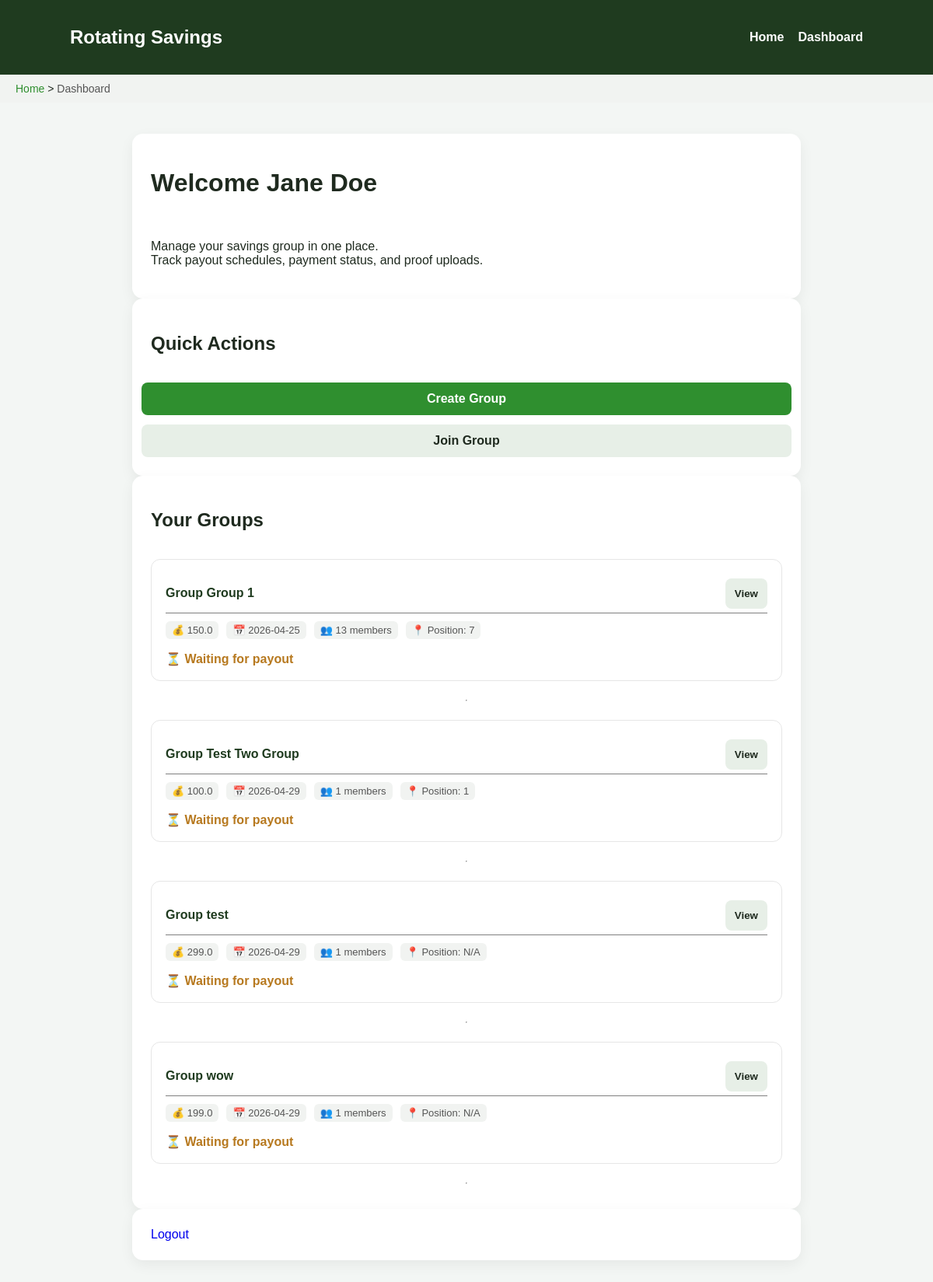
The page /dashboard (signed in) on the database its author committed.
### app/models.py (models this page shows, shortened)
class User(UserMixin, db.Model):
    id = db.Column(db.Integer, primary_key=True)
    full_name = db.Column(db.String(100), nullable=False)
    email = db.Column(db.String(120), unique=True, nullable=False)
    password_hash = db.Column(db.String(255), nullable=False)
    created_at = db.Column(db.DateTime, default=datetime.utcnow)     # Timestamp for account creation
    groups = db.relationship('GroupMember', back_populates='user')
    payments_made = db.relationship('Payment', foreign_keys='Payment.payer_id', backref='payer')
    payouts_received = db.relationship('PayoutSchedule', foreign_keys='PayoutSchedule.recipient_id',
                                       backref='recipient')
    reliability_score =db.Column(db.Float, default=1.0)

class GroupMember(db.Model):
    __table_args__ = (
        db.UniqueConstraint('user_id', 'group_id', name='unique_user_group'),
    )
    id = db.Column(db.Integer, primary_key=True)
    user_id = db.Column(db.Integer, db.ForeignKey('user.id'), nullable=False)
    group_id = db.Column(db.Integer, db.ForeignKey('group.id'), nullable=False)
    payout_position = db.Column(db.Integer)     # Order in which user receives payout (assigned randomly)
    has_received = db.Column(db.Boolean, default=False)      # Tracks whether user already received their payout
    user = db.relationship('User', back_populates='groups')
    group = db.relationship('Group', back_populates='members')

class Group(db.Model):
    id = db.Column(db.Integer, primary_key=True)
    name = db.Column(db.String(100), nullable=False)
    contribution_amount = db.Column(db.Float, nullable=False)      # Amount each member contributes per cycle
    payout_frequency_days = db.Column(db.Integer, default=14) # defines payout cycle frequency
    created_at = db.Column(db.DateTime, default=datetime.utcnow)
    owner_id = db.Column(db.Integer, db.ForeignKey('user.id'), nullable=False)
    members = db.relationship('GroupMember', back_populates='group', cascade="all, delete-orphan")      # All members in this group via GroupMember table
    payouts = db.relationship('PayoutSchedule', backref='group', lazy=True, cascade="all, delete-orphan")     # Payout schedule entries for this group

### app/routes.py (the view)
@main.route('/dashboard')
@login_required
def dashboard():
    memberships = list(current_user.groups)  # already gives GroupMember objects
    breadcrumbs = [
        {"label": "Home", "url": url_for('main.home')},
        {"label": "Dashboard", "url": None}
    ]
    return render_template('dashboard.html', memberships=memberships,
                           breadcrumb=breadcrumbs
                           )

### app/models.py (called while the page is built)
@login.user_loader
def load_user(user_id):
    return User.query.get(int(user_id))

### app/templates/dashboard.html (shortened to what this page needs)
{% extends "base.html" %}
{% block content %}
<div class="card">
    <h1>Welcome {{ current_user.full_name }}</h1>
    <p>
        Manage your savings group in one place.<br>
        Track payout schedules, payment status, and proof uploads.
    </p>
</div>
<div class="dashboard-actions card">
    <h2>Quick Actions</h2>
        <div class="button-column">
    <a href="{{ url_for('main.create_group') }}" class="btn btn-primary btn-full">
        Create Group
    </a>
    <a href="{{ url_for('main.groups') }}" class="btn btn-secondary btn-full">
        Join Group
    </a>
</div>
</div>
<div class="user-groups card">
    <h2>Your Groups</h2>
    {% if memberships %}
        {% for membership in memberships %}
            <div id="group-{{ membership.group.id }}" class="group-card">
                    <div class="group-header">
                        <h3 class="group-title">Group {{ membership.group.name }}</h3>
                        <button class="btn btn-secondary" onclick="openModal({{ membership.group.id }})">
                            View
                        </button>
                    </div>
                    <div class="group-meta">
                        <div class="meta-item">
                            💰 {{ membership.group.contribution_amount }}
                        </div>
                        <div class="meta-item">
                            📅 {{ membership.group.created_at.strftime('%Y-%m-%d') }}
                        </div>
                        <div class="meta-item">
                            👥 {{ membership.group.members|length }} members
                        </div>
                        <div class="meta-item">
                            📍 Position: {{ membership.payout_position if membership.payout_position else "N/A" }}
                        </div>
                    </div>
                    <div class="status {% if membership.has_received %}done{% else %}waiting{% endif %}">
                        {% if membership.has_received %}
                            ✔ Received payout
                        {% else %}
                            ⏳ Waiting for payout
                        {% endif %}
                    </div>
            </div>
            <hr>
        {% endfor %}
    {% else %}
        <p>You are not in any groups yet.</p>
    {% endif %}
</div>
<div class="logout card">
    <a href="{{ url_for('main.logout') }}" class="buttons">Logout</a>
</div>
{% endblock %}

### app/static/style.css (style rules this page uses)
* { text-decoration: none; }
body { font-family: Arial, sans-serif; margin: 0; background: #f3f6f4; color: #1f2a1f; }
.dashboard-actions { display: flex; flex-direction: column; justify-content: normal; gap: 12px; }
.user-groups { display: flex; flex-direction: column; gap: 12px; }
.card, .form-card, .modal-content { display: flex; flex-direction: column; gap: 16px; background: white; padding: 24px; border-radius: 14px; box-shadow: 0 6px 18px rgba(0,0,0,0.06); width: 70%; }
.group-card { display: flex; flex-direction: column; gap: 10px; padding: 18px; border-radius: 12px; background: white; border: 1px solid #e6e6e6; transition: 0.2s ease; }
.group-header { display: flex; border-bottom: solid 1px gray; justify-content: space-between; align-items: center; }
.group-title { font-size: 16px; font-weight: 700; color: #1f3b1f; }
.group-meta { display: flex; flex-wrap: wrap; gap: 10px; font-size: 13px; color: #555; }
.meta-item { background: #f1f3f1; padding: 4px 8px; border-radius: 6px; }
.status { margin-top: 6px; font-weight: 600; }
.status.waiting { color: #b7791f; }
.btn { padding: 12px; border: none; border-radius: 8px; font-weight: 600; cursor: pointer; transition: 0.2s ease; }
.btn-primary { background: #2f8f2f; color: white; }
.btn-secondary { background: #e7efe7; color: #1f2a1f; }
.button-column { display: flex; flex-direction: column; gap: 12px; width: 100%; align-items: center; }
.btn-full { text-align: center; width: 100%; }
.logout { display: flex; justify-content: center; }

### rows shown on the page
User: full_name "Jane Doe"
GroupMember: group.name "Group 1", group.contribution_amount "150.0", group.created_at "2026-04-25", group.members|length "13", payout_position "7", has_received "⏳ Waiting for payout"
GroupMember: group.name "Test Two Group", group.contribution_amount "100.0", group.created_at "2026-04-29", group.members|length "1", payout_position "1", has_received "⏳ Waiting for payout"
GroupMember: group.name "test", group.contribution_amount "299.0", group.created_at "2026-04-29", group.members|length "1", payout_position "N/A", has_received "⏳ Waiting for payout"
GroupMember: group.name "wow", group.contribution_amount "199.0", group.created_at "2026-04-29", group.members|length "1", payout_position "N/A", has_received "⏳ Waiting for payout"

### other values the page prints
{{ item.label }} "Home"
{{ item.label }} "Dashboard"
